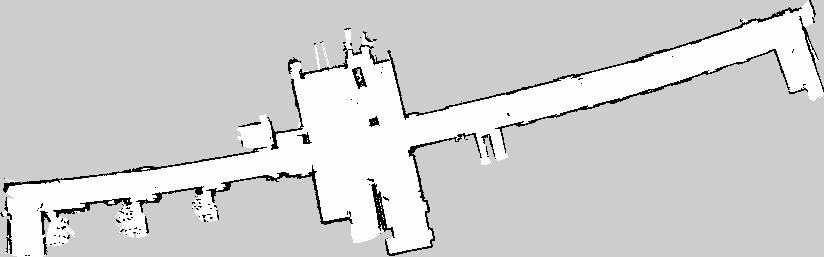
#> input picture gird_map/data/result.png, 824 x 257 px, found by its file name
$ python 'change png.py'
#> lines starting #> are read from the running program, lines starting #| are printed output that depends on the picture
import cv2
import numpy as np
import matplotlib.pyplot as plt

# Load the image
image_path = "C:/Users/mil07/Downloads/result.png"  # Replace with the correct path to your image
map_img = cv2.imread(image_path, cv2.IMREAD_GRAYSCALE)  # Load as grayscale
#> map_img is the input picture: shape (257, 824); min 0, max 254, mean 208.9

# Create a color version of the grayscale image
color_map = cv2.cvtColor(map_img, cv2.COLOR_GRAY2BGR)

# Define thresholds for gray, white, and black
gray_min, gray_max = 200, 210  # Gray range
white_min = 255  # Minimum value for white

# Convert gray areas to green
color_map[(map_img >= gray_min) & (map_img <= gray_max)] = [0, 255, 0]  # Green
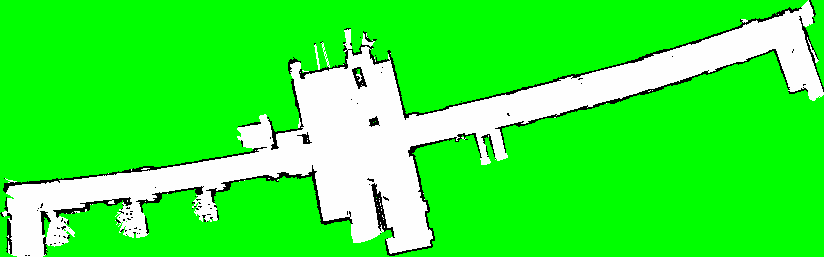
#> color_map: shape (257, 824, 3); mean B, G, R 54.5, 246.6, 54.5

# Convert white areas to yellow
color_map[map_img > white_min] = [255, 255, 0]  # Yellow

# Display the result
plt.figure(figsize=(10, 10))
plt.imshow(cv2.cvtColor(color_map, cv2.COLOR_BGR2RGB))
plt.title("Gray to Green, White to Yellow")
plt.axis("off")
plt.show()

# Save the processed image
output_path = "C:/Users/mil07/Downloads/processed_result.png"
cv2.imwrite(output_path, color_map)
print(f"Processed image saved to {output_path}")
